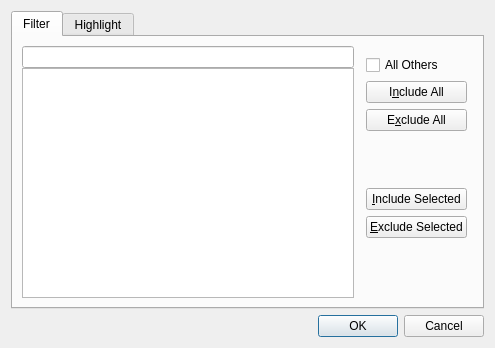
<?xml version="1.0" encoding="UTF-8"?>
<ui version="4.0">
 <class>MessageFilterDialog</class>
 <widget class="QDialog" name="MessageFilterDialog">
  <property name="geometry">
   <rect>
    <x>0</x>
    <y>0</y>
    <width>495</width>
    <height>348</height>
   </rect>
  </property>
  <property name="minimumSize">
   <size>
    <width>400</width>
    <height>300</height>
   </size>
  </property>
  <property name="windowTitle">
   <string>Filter/Highlight Messages</string>
  </property>
  <layout class="QVBoxLayout" name="verticalLayout">
   <item>
    <widget class="QTabWidget" name="tabWidget">
     <property name="currentIndex">
      <number>0</number>
     </property>
     <widget class="QWidget" name="filterTab">
      <attribute name="title">
       <string>Filter</string>
      </attribute>
      <layout class="QHBoxLayout" name="horizontalLayout_2">
       <item>
        <widget class="QWidget" name="widget_3" native="true">
         <layout class="QVBoxLayout" name="verticalLayout_4">
          <property name="spacing">
           <number>0</number>
          </property>
          <property name="leftMargin">
           <number>0</number>
          </property>
          <property name="topMargin">
           <number>0</number>
          </property>
          <property name="rightMargin">
           <number>0</number>
          </property>
          <property name="bottomMargin">
           <number>0</number>
          </property>
          <item>
           <widget class="SearchInputPane" name="findPane">
            <property name="whatsThis">
             <string>Type a full or partial message name to narrow down the list</string>
            </property>
           </widget>
          </item>
          <item>
           <widget class="QListView" name="filterListView">
            <property name="whatsThis">
             <string>List of all applicable message types. Toggle checkbox to include or exclude.</string>
            </property>
            <property name="editTriggers">
             <set>QAbstractItemView::NoEditTriggers</set>
            </property>
            <property name="selectionMode">
             <enum>QAbstractItemView::ExtendedSelection</enum>
            </property>
            <property name="verticalScrollMode">
             <enum>QAbstractItemView::ScrollPerPixel</enum>
            </property>
            <property name="horizontalScrollMode">
             <enum>QAbstractItemView::ScrollPerPixel</enum>
            </property>
            <property name="uniformItemSizes">
             <bool>true</bool>
            </property>
           </widget>
          </item>
         </layout>
        </widget>
       </item>
       <item>
        <widget class="QWidget" name="widget" native="true">
         <layout class="QVBoxLayout" name="verticalLayout_2">
          <property name="leftMargin">
           <number>6</number>
          </property>
          <property name="rightMargin">
           <number>6</number>
          </property>
          <item>
           <widget class="QCheckBox" name="otherMessagesCheckBox">
            <property name="whatsThis">
             <string>Include/Exclude unknown messages (ones not in the list).</string>
            </property>
            <property name="text">
             <string>All Others</string>
            </property>
           </widget>
          </item>
          <item>
           <widget class="QPushButton" name="includeAllButton">
            <property name="whatsThis">
             <string>Click to include all message types (ticks all boxes in the list).</string>
            </property>
            <property name="text">
             <string>I&amp;nclude All</string>
            </property>
           </widget>
          </item>
          <item>
           <widget class="QPushButton" name="excludeAllButton">
            <property name="whatsThis">
             <string>Click to exclude all message types (unticks all boxes in the list).</string>
            </property>
            <property name="text">
             <string>E&amp;xclude All</string>
            </property>
           </widget>
          </item>
          <item>
           <spacer name="verticalSpacer_2">
            <property name="orientation">
             <enum>Qt::Vertical</enum>
            </property>
            <property name="sizeHint" stdset="0">
             <size>
              <width>20</width>
              <height>40</height>
             </size>
            </property>
           </spacer>
          </item>
          <item>
           <widget class="QPushButton" name="includeSelectedButton">
            <property name="whatsThis">
             <string>Click to include all message types that are selected in the list.</string>
            </property>
            <property name="text">
             <string>&amp;Include Selected</string>
            </property>
           </widget>
          </item>
          <item>
           <widget class="QPushButton" name="excludeSelectedButton">
            <property name="whatsThis">
             <string>Click to exclude all message types that are selected in the list.</string>
            </property>
            <property name="text">
             <string>&amp;Exclude Selected</string>
            </property>
           </widget>
          </item>
          <item>
           <spacer name="verticalSpacer">
            <property name="orientation">
             <enum>Qt::Vertical</enum>
            </property>
            <property name="sizeHint" stdset="0">
             <size>
              <width>20</width>
              <height>40</height>
             </size>
            </property>
           </spacer>
          </item>
         </layout>
        </widget>
       </item>
      </layout>
     </widget>
     <widget class="QWidget" name="highlightTab">
      <attribute name="title">
       <string>Highlight</string>
      </attribute>
      <layout class="QVBoxLayout" name="verticalLayout_3">
       <item>
        <widget class="QTableWidget" name="highlightsTable">
         <property name="whatsThis">
          <string>List of message types to highlight. Double click each colour to change it.</string>
         </property>
         <property name="editTriggers">
          <set>QAbstractItemView::NoEditTriggers</set>
         </property>
         <property name="selectionBehavior">
          <enum>QAbstractItemView::SelectRows</enum>
         </property>
         <property name="verticalScrollMode">
          <enum>QAbstractItemView::ScrollPerPixel</enum>
         </property>
         <property name="horizontalScrollMode">
          <enum>QAbstractItemView::ScrollPerPixel</enum>
         </property>
         <property name="wordWrap">
          <bool>false</bool>
         </property>
         <attribute name="horizontalHeaderHighlightSections">
          <bool>false</bool>
         </attribute>
         <attribute name="verticalHeaderVisible">
          <bool>false</bool>
         </attribute>
         <attribute name="verticalHeaderHighlightSections">
          <bool>false</bool>
         </attribute>
         <column>
          <property name="text">
           <string>Message</string>
          </property>
         </column>
         <column>
          <property name="text">
           <string>Text Colour</string>
          </property>
         </column>
         <column>
          <property name="text">
           <string>Back Colour</string>
          </property>
         </column>
        </widget>
       </item>
       <item>
        <widget class="QWidget" name="widget_2" native="true">
         <layout class="QHBoxLayout" name="horizontalLayout">
          <property name="topMargin">
           <number>3</number>
          </property>
          <property name="bottomMargin">
           <number>3</number>
          </property>
          <item>
           <spacer name="horizontalSpacer">
            <property name="orientation">
             <enum>Qt::Horizontal</enum>
            </property>
            <property name="sizeHint" stdset="0">
             <size>
              <width>40</width>
              <height>20</height>
             </size>
            </property>
           </spacer>
          </item>
          <item>
           <widget class="QPushButton" name="addHighlightButton">
            <property name="text">
             <string>Add</string>
            </property>
           </widget>
          </item>
          <item>
           <widget class="QPushButton" name="removeHighlightButton">
            <property name="text">
             <string>Remove</string>
            </property>
           </widget>
          </item>
         </layout>
        </widget>
       </item>
      </layout>
     </widget>
    </widget>
   </item>
   <item>
    <widget class="QDialogButtonBox" name="dialogButtons">
     <property name="orientation">
      <enum>Qt::Horizontal</enum>
     </property>
     <property name="standardButtons">
      <set>QDialogButtonBox::Cancel|QDialogButtonBox::Ok</set>
     </property>
    </widget>
   </item>
  </layout>
 </widget>
 <customwidgets>
  <customwidget>
   <class>SearchInputPane</class>
   <extends>QLineEdit</extends>
   <header>ui/custom_widgets/SearchInputPane.h</header>
  </customwidget>
 </customwidgets>
 <tabstops>
  <tabstop>tabWidget</tabstop>
  <tabstop>findPane</tabstop>
  <tabstop>filterListView</tabstop>
  <tabstop>otherMessagesCheckBox</tabstop>
  <tabstop>includeAllButton</tabstop>
  <tabstop>excludeAllButton</tabstop>
  <tabstop>includeSelectedButton</tabstop>
  <tabstop>excludeSelectedButton</tabstop>
  <tabstop>dialogButtons</tabstop>
  <tabstop>highlightsTable</tabstop>
  <tabstop>addHighlightButton</tabstop>
  <tabstop>removeHighlightButton</tabstop>
 </tabstops>
 <resources/>
 <connections>
  <connection>
   <sender>dialogButtons</sender>
   <signal>accepted()</signal>
   <receiver>MessageFilterDialog</receiver>
   <slot>accept()</slot>
   <hints>
    <hint type="sourcelabel">
     <x>248</x>
     <y>254</y>
    </hint>
    <hint type="destinationlabel">
     <x>157</x>
     <y>274</y>
    </hint>
   </hints>
  </connection>
  <connection>
   <sender>dialogButtons</sender>
   <signal>rejected()</signal>
   <receiver>MessageFilterDialog</receiver>
   <slot>reject()</slot>
   <hints>
    <hint type="sourcelabel">
     <x>316</x>
     <y>260</y>
    </hint>
    <hint type="destinationlabel">
     <x>286</x>
     <y>274</y>
    </hint>
   </hints>
  </connection>
 </connections>
</ui>
